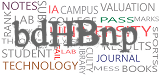
#> input picture captchas/bdHBnp.png, 160 x 75 px
$ jupyter execute --allow-errors captcha_solver.ipynb   (shell and % lines are left out)
#> lines starting #> are read from the running program, lines starting #| are printed output that depends on the picture; after the words box and inside, x2 and y2 are one past the last pixel; in counts of white or black regions, pixels touching at a corner belong together
[cell 1]
import cv2
import numpy as np
def preprocess_captcha(image_path, character_color):
    # Load the captcha image
#> called with image_path = 'captchas/bdHBnp.png', character_color = 102
    captcha = cv2.imread(image_path)
#> captcha is the input picture: shape (75, 160, 3); mean B, G, R 216, 215.8, 219.8

    # Convert the image to grayscale
    gray = cv2.cvtColor(captcha, cv2.COLOR_BGR2GRAY)
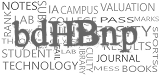
#> gray: shape (75, 160); min 55, max 255, mean 217

    # Create a mask for the character color region
    mask = cv2.inRange(gray, character_color, character_color)
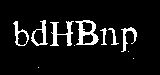
#> mask: shape (75, 160); 8.5% white; 11 white regions (4 under 20 px), largest, box (x1, y1, x2, y2) and area: (75, 20, 99, 45) 273, (50, 21, 74, 46) 228, (31, 20, 48, 46) 150

    # Set the character region to black
    captcha[mask > 0] = (0, 0, 0)  # Set all channels to black (0, 0, 0)
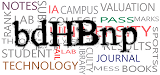
#> captcha: shape (75, 160, 3); 8.51% of pixels changed, all inside (x1, y1, x2, y2) = (13, 20, 137, 68)

    # Set the background region to white
    captcha[mask == 0] = (255, 255, 255)  # Set all channels to white (255, 255, 255)

    return captcha

# Example usage
image_path = 'captchas/bdHBnp.png'
character_color = 102  # Adjust this value to match the character color (hex: #666666)

result = preprocess_captcha(image_path, character_color)

# Display the preprocessed image
cv2.imshow("Preprocessed Image", result)
cv2.waitKey(0)

[cell 2]
# To make sure that i have collected all the characters.
import os

chars = {}
letters = "abcdefghijklmnopqrstuvwxyz"
for i in letters:
    chars[i] = 0

for i in letters.upper():
    chars[i] = 0

for i in range(10):
    chars[str(i)] = 0

image_names = os.listdir("./captchas")

for image_name in image_names:
    characters = image_name[:-4]
    if len(characters)==6:
        for c in characters:
            chars[c] += 1

for i in chars:
    if chars[i]==0:
        print(i)

print("I guess these characters never appear, as it is ambiguous")

[cell 3]
"0123456789abcdefghijklmnopqrstuvwxyzABCDEFGHIJKLMNOPQRSTUVWXYZ".find("z")

[cell 4]
import tensorflow as tf
from tensorflow.keras import layers

# Define the input shape of your captcha images
input_shape = (160, 75, 1)  # Assuming grayscale captcha images, adjust the channel value if using RGB images

# Define the character set
characters = "0123456789abcdefghijklmnopqrstuvwxyzABCDEFGHIJKLMNOPQRSTUVWXYZ"
num_characters = len(characters)

# Define the maximum length of the captcha sequence
max_sequence_length = 6

# Define the scale factor for mapping output values to the desired range
scale_factor = num_characters - 1  # Scale factor to map values from 0 to 1 to the range of 0 to num_characters-1

# Define the CNN model
#> (the rest of this cell did not finish here and is left out)

[cell 5]
# Augmentation with preprocessing images
import os
import cv2
import numpy as np
from tensorflow.keras.preprocessing.image import ImageDataGenerator

# Set the paths for the input and output directories
input_dir = './captchas'
output_dir = './preprocessed_captchas'

# Set up the data augmentation parameters
#> (the rest of this cell did not finish here and is left out)

[cell 6]
import tensorflow as tf
from tensorflow.keras import layers

# Define the input shape of your captcha images
input_shape = (160, 75, 1)  # Assuming grayscale captcha images, adjust the channel value if using RGB images

# Define the character set
characters = "0123456789abcdefghijklmnopqrstuvwxyzABCDEFGHIJKLMNOPQRSTUVWXYZ"
num_characters = len(characters)

# Define the maximum length of the captcha sequence
max_sequence_length = 6

# Define the scale factor for mapping output values to the desired range
scale_factor = num_characters - 1  # Scale factor to map values from 0 to 1 to the range of 0 to num_characters-1

# Define the CNN model
#> (the rest of this cell did not finish here and is left out)

[cell 7]
from tensorflow import keras
from tensorflow.keras import layers

# Set the paths for the preprocessed images
images_dir = 'preprocessed_captchas'


# Define the characters for mapping labels
characters = "0123456789abcdefghijklmnopqrstuvwxyzABCDEFGHIJKLMNOPQRSTUVWXYZ"


# Function to convert labels to list form
def convert_label_to_list(label):
    label_list = []
    for char in label:
        index = characters.index(char)
        oh = [0]*62
        oh[index] = 1
        label_list.append(oh)
    return label_list

# Load the preprocessed images and labels
X = []
y = []
for subdir, dirs, files in os.walk(images_dir):
    for file in files:
        # Load the image
        image_path = os.path.join(subdir, file)
        image = keras.preprocessing.image.load_img(image_path, color_mode='grayscale', target_size=input_shape[:2])
        image = keras.preprocessing.image.img_to_array(image)
        image /= 255.0
        X.append(image)

        # Extract the label from the file name
        label = file.split('.')[0][:6]
        label_list = convert_label_to_list(label)
        y.append(label_list)

# Convert the lists to numpy arrays
X = np.array(X)
y = np.array(y)

[cell 8]
# Split the data into training and validation sets
validation_split = 0.2
split_index = int(len(X) * (1 - validation_split))
X_train, X_val = X[:split_index], X[split_index:]
y_train, y_val = y[:split_index], y[split_index:]

# Convert the labels to one-hot encoding
num_classes = len(characters)
# y_train = keras.utils.to_categorical(y_train, num_classes)
# y_val = keras.utils.to_categorical(y_val, num_classes)

# Train the model
batch_size = 32
epochs = 10
# model.fit(X_train, y_train, batch_size=batch_size, epochs=epochs, validation_data=(X_val, y_val))

[cell 9]
X_train.shape

[cell 10]
y_train.shape

[cell 11]
y_train.shape

[cell 12]
y_val.shape

#> (a cell that did not finish here is left out)

[cell 14]
log_dir = "logs"  # Specify the directory path for logs

#> (a cell that did not finish here is left out)

#> (a cell that did not finish here is left out)

[cell 17]
from tensorboard import program
tb = program.TensorBoard()
tb.configure(argv=[None, '--logdir', log_dir])
url = tb.launch()
print(f"TensorBoard is running at {url}")

#> (a cell that did not finish here is left out)

[cell 19]
import tensorflow as tf
print(tf.config.list_physical_devices('GPU'))
#> (this line was passed over: tensorflow is not available in this run)

$ run again, with captchas/8sxnXu.png copied over captchas/bdHBnp.png
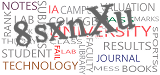
#> input picture captchas/8sxnXu.png, 160 x 75 px
#> in preprocess_captcha, captcha is the input picture: shape (75, 160, 3); mean B, G, R 218.6, 218.4, 223.1
#> in preprocess_captcha, `mask = cv2.inRange(gray, character_color, character_color)`:
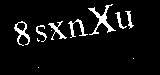
#> mask: shape (75, 160); 6.3% white in thin lines or dots, all inside (x1, y1, x2, y2) = (14, 4, 134, 68)
#> in preprocess_captcha, `captcha[mask > 0] = (0, 0, 0)`:
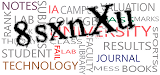
#> captcha: shape (75, 160, 3); 6.35% of pixels changed, all inside (x1, y1, x2, y2) = (14, 4, 134, 68)

$ run again, with captchas/9WDJdr.png copied over captchas/bdHBnp.png
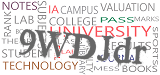
#> input picture captchas/9WDJdr.png, 160 x 75 px
#> in preprocess_captcha, captcha is the input picture: shape (75, 160, 3); mean B, G, R 216.8, 216.9, 222.2
#> in preprocess_captcha, `mask = cv2.inRange(gray, character_color, character_color)`:
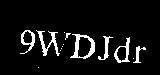
#> mask: shape (75, 160); 7.3% white; 14 white regions (8 under 20 px), largest, box (x1, y1, x2, y2) and area: (70, 34, 95, 59) 229, (36, 30, 60, 56) 191, (114, 37, 130, 63) 137, (20, 30, 35, 54) 127, (98, 36, 113, 60) 99, (133, 46, 146, 63) 71
#> in preprocess_captcha, `captcha[mask > 0] = (0, 0, 0)`:
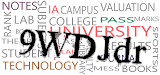
#> captcha: shape (75, 160, 3); 7.32% of pixels changed, all inside (x1, y1, x2, y2) = (20, 30, 146, 68)

$ run again, with captchas/9um7EF.png copied over captchas/bdHBnp.png
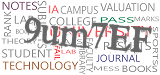
#> input picture captchas/9um7EF.png, 160 x 75 px
#> in preprocess_captcha, captcha is the input picture: shape (75, 160, 3); mean B, G, R 218.1, 218, 221.8
#> in preprocess_captcha, `mask = cv2.inRange(gray, character_color, character_color)`:
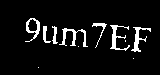
#> mask: shape (75, 160); 6.8% white; 11 white regions (4 under 20 px), largest, box (x1, y1, x2, y2) and area: (59, 28, 88, 47) 175, (110, 25, 130, 51) 163, (131, 27, 151, 52) 153
#> in preprocess_captcha, `captcha[mask > 0] = (0, 0, 0)`:
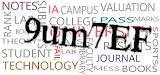
#> captcha: shape (75, 160, 3); 6.78% of pixels changed, all inside (x1, y1, x2, y2) = (25, 18, 151, 68)
